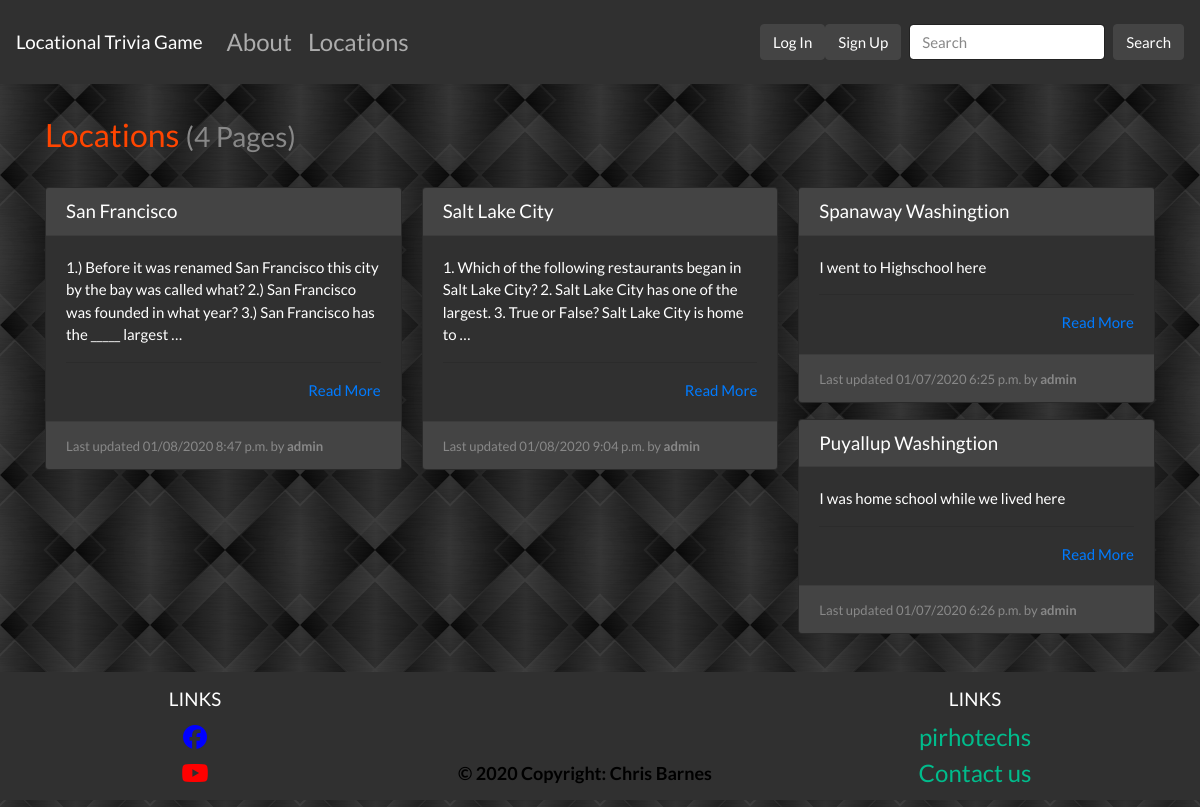
Page /locations/ on the committed database.
### locations/models.py (models this page shows, shortened)
class Page(models.Model):
    objects = models.Manager()
    slug = models.CharField(max_length=settings.PAGE_TITLE_MAX_LENGTH, blank=True, editable=False, help_text="Unique URL path to access this page. Generated by the system.")
    created = models.DateTimeField(auto_now_add=True, help_text="The date and time this page was created. Automatically generated when the model saves.")
    modified = models.DateTimeField(auto_now=True, help_text="The date and time this page was updated. Automatically generated when the model updates.")
    title = models.CharField(max_length=settings.PAGE_TITLE_MAX_LENGTH, unique=True, default="Title of your page.")
    author = models.ForeignKey(User, on_delete=models.PROTECT, help_text="The user that posted this article.")
    content = models.TextField(default="Write the content of your page here.")

### locations/views.py (the view)
# urls.py: path('', PageListView.as_view(), name='list-page'),
class PageListView(ListView):
    template_name = 'locations/list.html'
    context_object_name = 'pages'
    def get_queryset(self):
        return Page.objects.all()

### locations/templates/locations/list.html
{% extends "base.html" %}
{% block content %}
  <h1>Locations {% if pages %}<small class="text-muted">({{ pages|length }} Page{{ pages|length|pluralize:"s" }})</small>{% endif %}</h1>
  <hr>
  {% if pages %}
    <div class="card-columns">
      {% for page in pages %}
        {% include "partials/card.html" %}
      {% endfor %}
    </div>
  {% else %}
    <div class="alert alert-primary" role="alert">No pages to display.</div>
  {% endif %}
{% endblock %}

### locations/templates/partials/card.html
<div class="card mb-3">
    <h5 class="card-header ">{{ page.title }}</h5>
    <div class="card-body border-dark">
    <p class="card-text">
        {{ page.content|truncatewords_html:30 }}
        <hr>
        <div class="text-right"><a href="{% url 'details-page' page.slug %}" title="Read More">Read More</a></div>
    </div>
    <div class="card-footer">
    <small class="text-muted">Last updated {{ page.modified|date:"SHORT_DATETIME_FORMAT" }} by <b>{{ page.author.username }}</b></small>
    </div>
</div>

### static/style.css (style rules this page uses)
body { background: lightgrey url("images/background.jpg") center; }
h1 { color: orangered; font-size: xx-large; }
h2, h3, h4, p { color: white; }
.card a, .card a:hover { color: #007bff }

### rows in the picture
Page: title "San Francisco", content "1.) Before it was renamed San Francisco this city by the bay was called what? 2.) San Francisco was founded in what year? 3.) San Francisco has the _____ largest …", modified "01/08/2020 8:47 p.m.", author.username "admin"
Page: title "Salt Lake City", content "1. Which of the following restaurants began in Salt Lake City? 2. Salt Lake City has one of the largest. 3. True or False? Salt Lake City is home to …", modified "01/08/2020 9:04 p.m.", author.username "admin"
Page: title "Spanaway Washingtion", content "I went to Highschool here", modified "01/07/2020 6:25 p.m.", author.username "admin"
Page: title "Puyallup Washingtion", content "I was home school while we lived here", modified "01/07/2020 6:26 p.m.", author.username "admin"

### other values in the picture
{{ pages|length }} "4"
